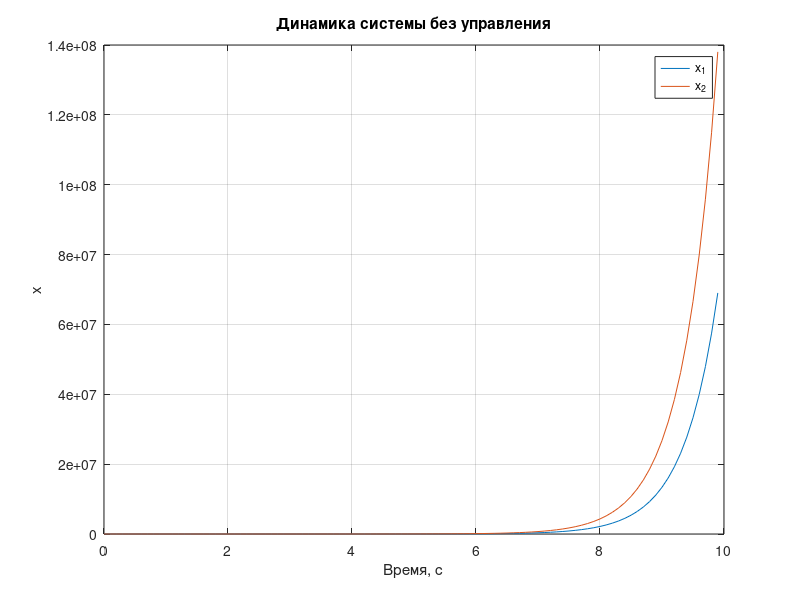
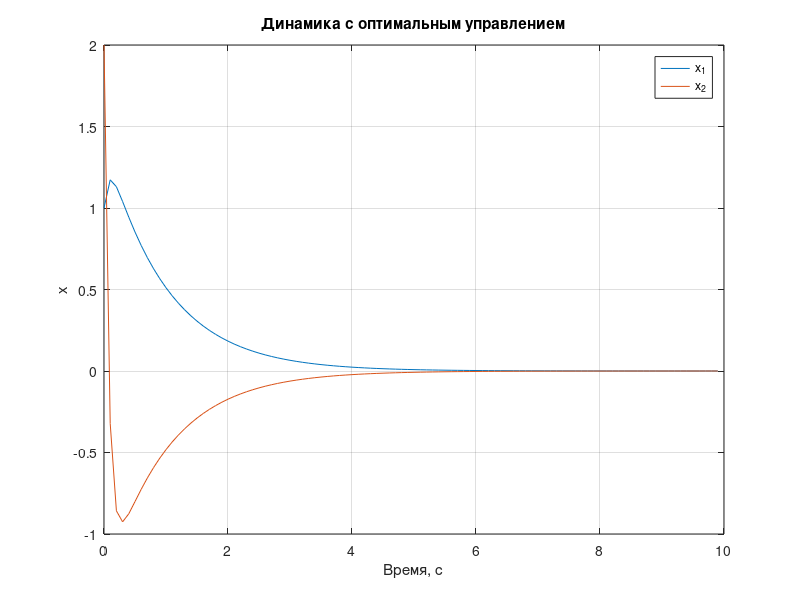
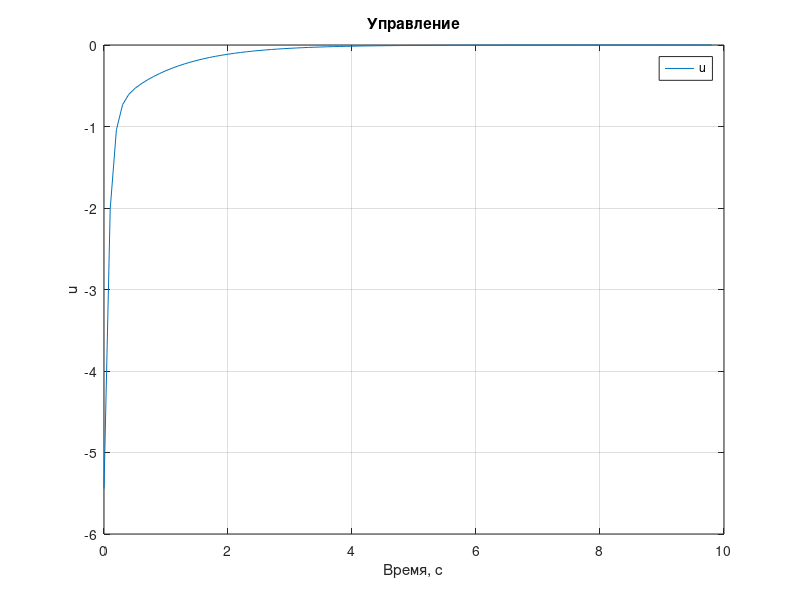

The MATLAB script that drew these images, in order:
close all

omega_n = 1;
dt = 0.1;
n_steps = 100;
time_vector = 0:dt:(n_steps-1)*dt;
a = 2;
b = 5;

A_matrix = [1, dt; 
           dt*a^2, 1];
B_matrix = [
    dt^2 /2;
    b*dt];

% A_matrix = [cos(omega_n*dt), sin(omega_n*dt)/omega_n; 
%     -omega_n*sin(omega_n*dt), cos(omega_n*dt)];
% B_matrix = [(1 - cos(omega_n*dt))/omega_n^2; 
%      sin(omega_n*dt)/omega_n];

initial_state = [1; 2];
x_state = zeros(2, n_steps);
x_state(:, 1) = initial_state;

for idx = 2:n_steps
    x_state(:, idx) = A_matrix * x_state(:, idx-1);
end

figure;
plot(time_vector, x_state(1, :)); hold on;
plot(time_vector, x_state(2, :));
xlabel('Время, с');
ylabel('x');
legend('x_1', 'x_2');
grid on;
title("Динамика системы без управления")

q_weight_1 = 15; q_weight_2 = 15;
control_weight = 2;
final_condition_1 = 10; final_condition_2 = 10;

Q_matrix = diag([q_weight_1, q_weight_2]);
S_matrix = diag([final_condition_1, final_condition_2]);

P_matrix = S_matrix;
K_values = zeros(2, n_steps-1);

for idx = n_steps-1:-1:1
    K_gain = (control_weight + B_matrix' * P_matrix * B_matrix)^(-1) * (B_matrix' * P_matrix * A_matrix);
    K_values(:, idx) = K_gain;
    P_matrix = Q_matrix + A_matrix' * P_matrix * A_matrix - (A_matrix' * P_matrix * B_matrix) * K_gain;
end

x_optimal = initial_state;
x_optimal_state = zeros(2, n_steps);
x_optimal_state(:, 1) = initial_state;
u_control = zeros(1, n_steps-1);

for idx = 2:n_steps
    current_K = K_values(:, idx-1)';
    u_control(idx-1) = -current_K * x_optimal_state(:, idx-1);
    x_optimal_state(:, idx)  = A_matrix * x_optimal_state(:, idx-1) + B_matrix * u_control(idx-1);
end

figure;
plot(time_vector, x_optimal_state(1, :)); hold on;
plot(time_vector, x_optimal_state(2, :));
xlabel('Время, с');
ylabel('x');
legend('x_1', 'x_2');
title("Динамика с оптимальным управлением")
grid on;

figure;
plot(time_vector(1:end-1), u_control);
xlabel('Время, с');
ylabel('u');
legend('u');
title("Управление")
grid on;
